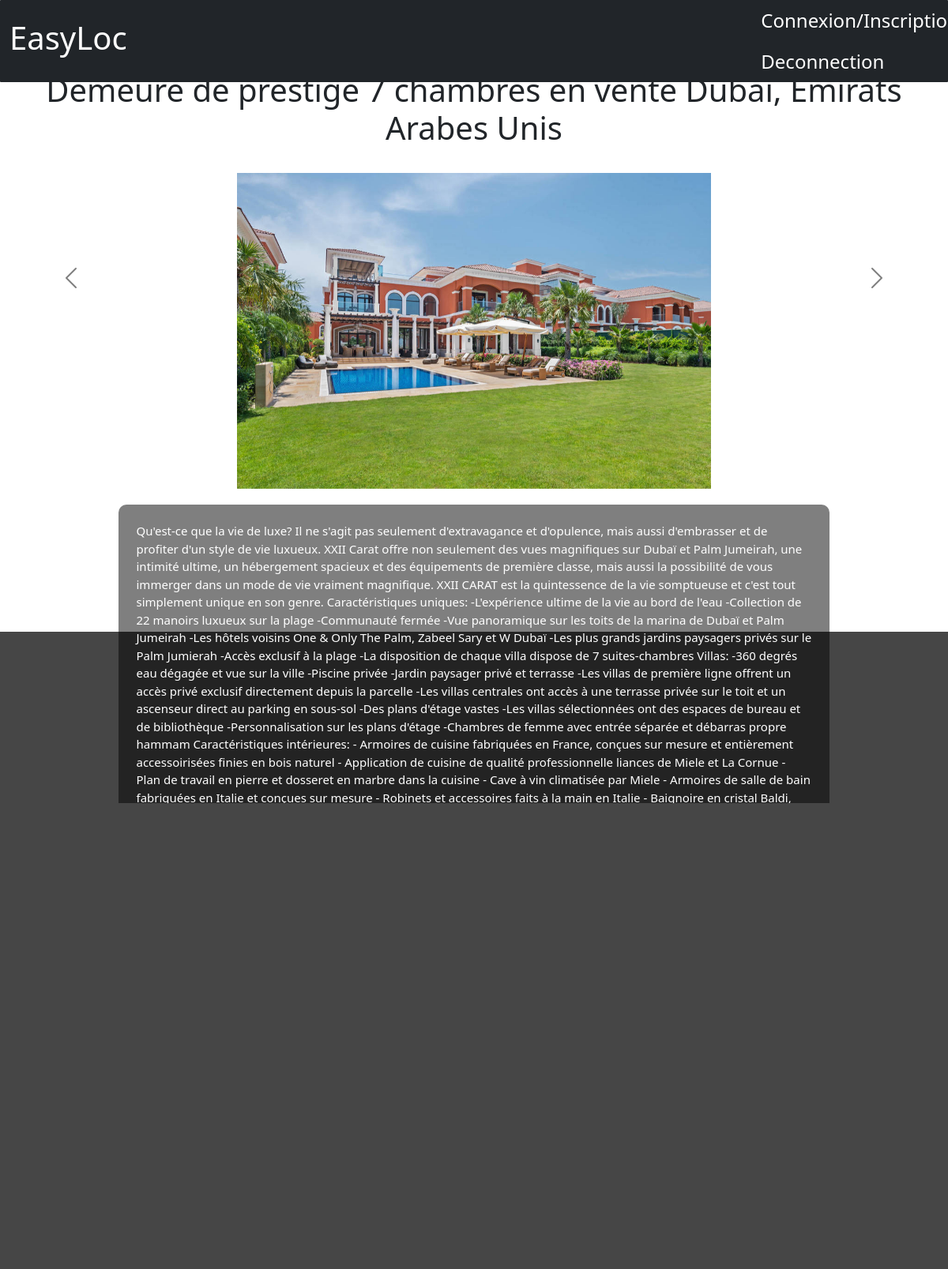
/E4/PHP/maison.php?id=1, run on the app's committed database.
### tables this page shows
CREATE TABLE `maison` (
  `id` int(11) NOT NULL AUTO_INCREMENT,
  `Titre` varchar(255) NOT NULL,
  `Adresse` varchar(255) NOT NULL,
  `Nb_piece` int(11) NOT NULL,
  `Prix` int(11) NOT NULL,
  `Dispo` tinyint(1) NOT NULL,
  `Image` varchar(255) NOT NULL,
  `Other_image` varchar(255) DEFAULT NULL,
  `Other_image2` varchar(255) DEFAULT NULL,
  `Description` text NOT NULL,
  `Superficie` int(11) DEFAULT NULL,
  PRIMARY KEY (`id`)
);

### E4/PHP/maison.php (the view, shortened to what this page needs)
<?php
	include("infoConnection.php");
	$bdd = new PDO("mysql:host=$serverName;dbname=$database;charset=utf8", $user, $password);
	$uid = $_GET["id"];
?>
<!DOCTYPE html>
<html>
<head>
     <link rel="stylesheet" href="https://maxcdn.bootstrapcdn.com/bootstrap/4.0.0-beta/css/bootstrap.min.css">
    <link rel="stylesheet" type="text/css" href="..\css\index.css">
    <link href="https://maxcdn.bootstrapcdn.com/font-awesome/4.6.3/css/font-awesome.min.css" rel="stylesheet">
    <link rel="stylesheet" href="https://maxcdn.bootstrapcdn.com/bootstrap/4.0.0-alpha.2/css/bootstrap.min.css">
    <link href="https://cdn.jsdelivr.net/npm/bootstrap@5.0.0-beta3/dist/css/bootstrap.min.css" rel="stylesheet">
	 <?php include("../include/header.php")?>
</head>
<body>
<div class='justify-content-center1'>
<?php
$request = $bdd->prepare("SELECT * FROM maison where id = ?");
	$request->execute(array($uid));
 	while ($data = $request->fetch()){
    if($data["Dispo"] == 1){
      $Disponible ="Oui";
    }else{
      $Disponible="Non";
    }
echo "<div id='carouselExampleControls' class='carousel slide ' data-bs-ride='carousel '>
  <h1 style='text-align: center; padding: 25px;'>".$data['Titre']."</h1>
  <div class='carousel-inner' style='width:50%; margin-left:auto; margin-right:auto; display:block; margin-bottom:20px;'>
    <div class='carousel-item active' >
      <img src='../".$data["Other_image"]."' class='d-block w-100' alt='...''>
    </div>
    <div class='carousel-item'>
      <img src='../".$data["Other_image2"]."' class='d-block w-100' alt='...''>
    </div>
 </div>
<button class='carousel-control-prev' type='button' data-bs-target='#carouselExampleControls'  data-bs-slide='prev'>
    <span class='carousel-control-prev-icon' aria-hidden='true'></span>
    <span class='visually-hidden'>Previous</span>
  </button>
  <button class='carousel-control-next' type='button' data-bs-target='#carouselExampleControls'  data-bs-slide='next'>
    <span class='carousel-control-next-icon' aria-hidden='true'></span>
    <span class='visually-hidden'>Next</span>
  </button>
</div>";
echo"<div id='Description'><p>".$data['Description']."</p></div>";
echo "<div id=infoSup>
    <table class='table table-dark justify-content-center'>
      <thead>
        <tr>
          <th scope='col'>Prix</th>
          <th scope='col'>Nombre de piece</th>
          <th scope='col'>Disponible</th>
          <th scope='col'>Adresse</th>
          <th scope='col'>Superficie</th>
        </tr>
      </thead>
      <tbody>
        <tr>
          <td>".$data['Prix']."€/semaines</td>
          <td>".$data['Nb_piece']."</td>
          <td>".$Disponible."</td>
          <td>".$data['Adresse']."</td>
          <td>".$data['Superficie']."</td>
        </tr>
      </tbody>
</table>
    </div>";
}
?>
        <?php include("../include/footer.php")  ?>
    </div>
</body>
</html>

### E4/css/index.css (style rules this page uses)
.carousel-control-next, .carousel-control-prev { filter: invert(100%); }
.justify-content-center1 { margin-top: 65px !important ; width: 100% ; height: 100% ; margin: 0 auto ; display: flex ; flex-direction: column; }
#Description { width: auto; height: 800px; }
#Description p { font-size: 15px; color: white; background-color: rgba(0, 0, 0, 0.5); border-radius: 10px; margin-right: 15%; padding: 1.5em; margin-left: auto; margin-right: auto; display: block; width: 75%; }
* { margin: 0; padding: 0; box-sizing: border-box; }
html,body { background-image: url(https://images8.alphacoders.com/613/613334.jpg); background-position: 100%; background-repeat: no-repeat; background-attachment: fixed; background-size: cover; background-color: #464646; position: absolute; margin: auto; grid-template-rows: auto 1fr auto; height: 100%; width: 100%; }
p { font-size: clamp(0.1rem,2.5vw,1.8rem); font-size: 0.9rem; }
img { max-width: 100%; }
h1 { font-size: 5em; color: white; }

### data on the page
maison: Titre "Demeure de prestige 7 chambres en vente Dubaï, Émirats Arabes Unis", Other_image (picture), Description "Qu'est-ce que la vie de luxe? Il ne s'agit pas seulement d'extravagance et d'opulence, mais aussi d'embrasser et de profiter d'un style de vie luxueux. XXII Carat offre non seulement des vues magnifiques sur Dubaï et Palm Jumeirah, une intimité ultime, un hébergement spacieux et des équipements de première classe, mais aussi la possibilité de vous immerger dans un mode de vie vraiment magnifique. XXII CARAT est la quintessence de la vie somptueuse et c'est tout simplement unique en son genre. Caractéristiques uniques: -L'expérience ultime de la vie au bord de l'eau -Collection de 22 manoirs luxueux sur la plage -Communauté fermée -Vue panoramique sur les toits de la marina de Dubaï et Palm…"
